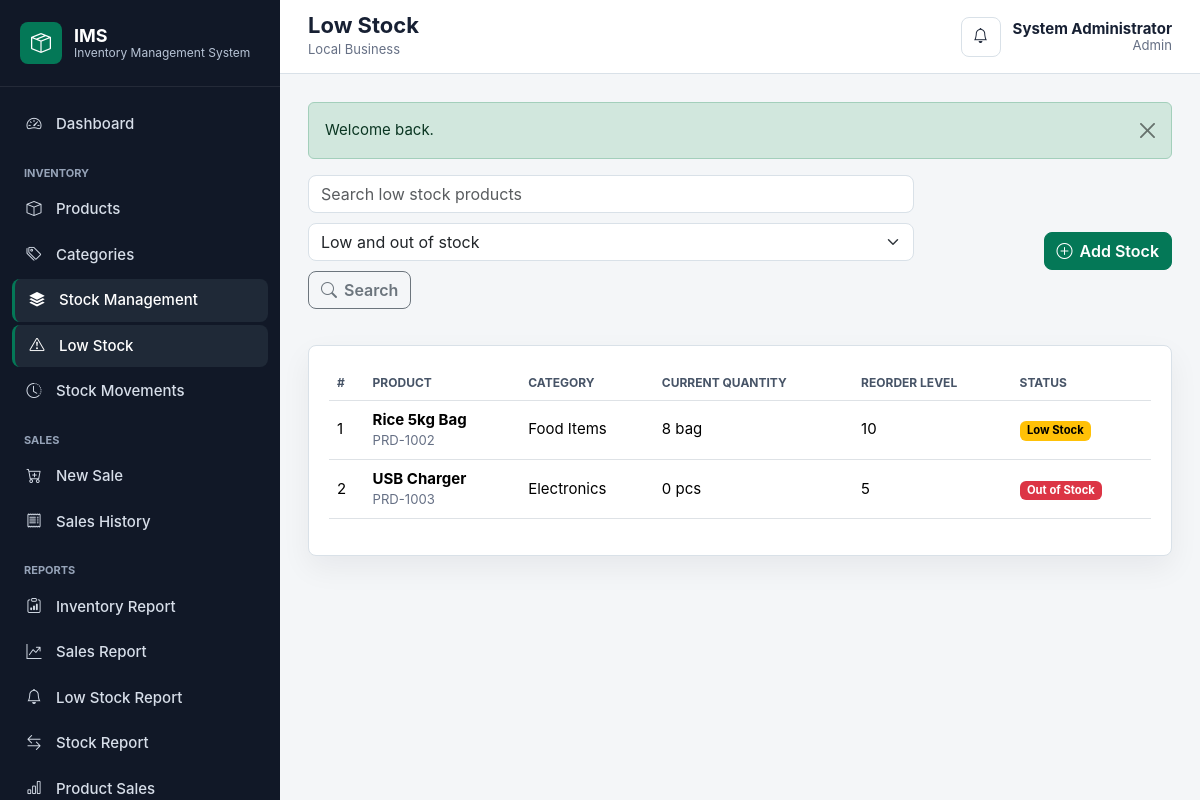
Page /?route=inventory/low-stock (signed in) on the committed database.
### tables this page shows
CREATE TABLE IF NOT EXISTS products (
    id INT UNSIGNED AUTO_INCREMENT PRIMARY KEY,
    product_code VARCHAR(40) NOT NULL,
    product_name VARCHAR(160) NOT NULL,
    category_id INT UNSIGNED NOT NULL,
    description TEXT NULL,
    cost_price DECIMAL(12,2) NOT NULL DEFAULT 0.00,
    selling_price DECIMAL(12,2) NOT NULL DEFAULT 0.00,
    quantity INT NOT NULL DEFAULT 0,
    reorder_level INT NOT NULL DEFAULT 5,
    unit VARCHAR(30) NOT NULL DEFAULT 'pcs',
    status ENUM('active', 'inactive') NOT NULL DEFAULT 'active',
    created_at TIMESTAMP NOT NULL DEFAULT CURRENT_TIMESTAMP,
    updated_at TIMESTAMP NOT NULL DEFAULT CURRENT_TIMESTAMP ON UPDATE CURRENT_TIMESTAMP,
    UNIQUE KEY uq_products_code (product_code),
    INDEX idx_products_name (product_name),
    INDEX idx_products_category (category_id),
    INDEX idx_products_status_stock (status, quantity, reorder_level),
    CONSTRAINT fk_products_category
        FOREIGN KEY (category_id) REFERENCES categories(id)
        ON UPDATE CASCADE ON DELETE RESTRICT
);

CREATE TABLE IF NOT EXISTS categories (
    id INT UNSIGNED AUTO_INCREMENT PRIMARY KEY,
    category_name VARCHAR(120) NOT NULL,
    description TEXT NULL,
    status ENUM('active', 'inactive') NOT NULL DEFAULT 'active',
    created_at TIMESTAMP NOT NULL DEFAULT CURRENT_TIMESTAMP,
    updated_at TIMESTAMP NOT NULL DEFAULT CURRENT_TIMESTAMP ON UPDATE CURRENT_TIMESTAMP,
    UNIQUE KEY uq_categories_name (category_name),
    INDEX idx_categories_status (status)
);

### app/Core/Controller.php (called while the page is built, shortened)
<?php
class Controller
{
    protected function view(string $view, array $data = [], string $layout = 'main'): void
    {
        extract($data, EXTR_SKIP);
        $viewFile = VIEW_PATH . '/' . $view . '.php';
        require $viewFile;
    }
}

### app/Controllers/InventoryController.php (called while the page is built, shortened)
<?php
class InventoryController extends Controller
{
    public function lowStock(): void
    {
        $filters = ['stock' => input('stock', 'low'), 'status' => 'active', 'search' => trim((string) input('search', ''))];
        $page = max(1, (int) input('page', 1));
        $result = (new Product())->paginate($filters, $page, 12);
        $this->view('inventory/low-stock', [
            'title' => 'Low Stock',
            'products' => $result['rows'],
            'filters' => $filters,
            'page' => $page,
            'pages' => $result['pages'],
        ]);
    }
}

### app/Core/Router.php (called while the page is built, shortened)
<?php
class Router
{
    private array $routes = [
        'GET' => [],
        'POST' => [],
    ];
    public function get(string $path, string $action): void
    {
        $this->routes['GET'][$this->normalize($path)] = $action;
    }
    public function post(string $path, string $action): void
    {
        $this->routes['POST'][$this->normalize($path)] = $action;
    }
    public function dispatch(): void
    {
        $method = $_SERVER['REQUEST_METHOD'] ?? 'GET';
        $path = $this->currentPath();
        $action = $this->routes[$method][$path] ?? null;
        [$controllerName, $methodName] = explode('@', $action);
        try {
            $controller = new $class();
            $controller->{$methodName}();
        } catch (\Throwable $exception) {
            app_log_exception($exception);
            if (config('app.debug', false)) {
                http_response_code(500);
                echo '<pre>' . htmlspecialchars((string) $exception, ENT_QUOTES, 'UTF-8') . '</pre>';
                return;
            }
            http_response_code(500);
            $message = 'The application encountered an unexpected error.';
            if ($exception instanceof \PDOException && str_contains($exception->getMessage(), 'doesn\'t exist')) {
                $message = 'Database setup is incomplete. Import database/repair_login_500.sql into the configured database.';
            } elseif (is_admin()) {
                $message = 'Database/application error: ' . $exception->getMessage();
            }
            $this->renderError('500', 'Server Error', $message);
        }
    }
    private function currentPath(): string
    {
        if (isset($_GET['route'])) {
            return $this->normalize((string) $_GET['route']);
        }
        $uriPath = parse_url($_SERVER['REQUEST_URI'] ?? '/', PHP_URL_PATH) ?: '/';
        return $this->normalize($uriPath);
    }
    private function normalize(string $path): string
    {
        $path = trim($path, '/');
        return $path === 'index.php' ? '' : $path;
    }
}

### public/index.php (called while the page is built, shortened)
<?php
require dirname(__DIR__) . '/app/bootstrap.php';
$router = new Router();
$router->get('', 'AuthController@loginForm');
$router->get('login', 'AuthController@loginForm');
$router->post('login', 'AuthController@login');
$router->get('logout', 'AuthController@logout');
$router->get('dashboard', 'DashboardController@index');
$router->get('categories', 'CategoryController@index');
$router->get('categories/create', 'CategoryController@create');
$router->post('categories/store', 'CategoryController@store');
$router->get('categories/edit', 'CategoryController@edit');
$router->post('categories/update', 'CategoryController@update');
$router->post('categories/delete', 'CategoryController@delete');
$router->get('products', 'ProductController@index');
$router->get('products/create', 'ProductController@create');
$router->post('products/store', 'ProductController@store');
$router->get('products/view', 'ProductController@view');
$router->get('products/edit', 'ProductController@edit');
$router->post('products/update', 'ProductController@update');
$router->post('products/delete', 'ProductController@delete');
$router->get('inventory', 'InventoryController@index');
$router->post('inventory/stock-in', 'InventoryController@stockIn');
$router->post('inventory/adjust', 'InventoryController@adjust');
$router->get('inventory/movements', 'InventoryController@movements');
$router->get('inventory/low-stock', 'InventoryController@lowStock');
$router->get('sales', 'SaleController@index');
$router->get('sales/create', 'SaleController@create');
$router->post('sales/store', 'SaleController@store');
$router->get('sales/view', 'SaleController@view');
$router->get('api/products/search', 'SaleController@searchProducts');
$router->get('reports', 'ReportController@index');
$router->get('reports/inventory', 'ReportController@inventory');
$router->get('reports/sales', 'ReportController@sales');
$router->get('reports/low-stock', 'ReportController@lowStock');
$router->get('reports/stock-movements', 'ReportController@stockMovements');
$router->get('reports/product-sales', 'ReportController@productSales');
$router->get('users', 'UserController@index');
$router->get('users/create', 'UserController@create');
$router->post('users/store', 'UserController@store');
$router->get('users/edit', 'UserController@edit');
$router->post('users/update', 'UserController@update');
$router->post('users/delete', 'UserController@delete');
$router->get('profile', 'ProfileController@index');
$router->post('profile/update', 'ProfileController@update');
$router->post('profile/password', 'ProfileController@password');
$router->get('settings', 'SettingsController@index');
$router->post('settings/update', 'SettingsController@update');
$router->dispatch();

### app/Models/Model.php (called while the page is built, shortened)
<?php
abstract class Model
{
    public function __construct()
    {
        $this->db = Database::connection();
    }
}

### app/bootstrap.php (called while the page is built, shortened)
<?php
spl_autoload_register(function (string $class): void {
    $prefix = 'App\\';
    $relative = substr($class, strlen($prefix));
    $file = APP_PATH . DIRECTORY_SEPARATOR . str_replace('\\', DIRECTORY_SEPARATOR, $relative) . '.php';
});
require APP_PATH . '/helpers/functions.php';

### app/Core/Database.php (called while the page is built, shortened)
<?php
class Database
{
    private static ?PDO $connection = null;
    public static function connection(): PDO
    {
        if (self::$connection instanceof PDO) {
            return self::$connection;
        }
        $db = config('database');
        $dsn = sprintf(
            'mysql:host=%s;port=%s;dbname=%s;charset=%s',
            $db['host'],
            $db['port'],
            $db['name'],
            $db['charset']
        );
        try {
            self::$connection = new PDO($dsn, $db['user'], $db['password'], [
                PDO::ATTR_ERRMODE => PDO::ERRMODE_EXCEPTION,
                PDO::ATTR_DEFAULT_FETCH_MODE => PDO::FETCH_ASSOC,
                PDO::ATTR_EMULATE_PREPARES => false,
            ]);
        } catch (PDOException $exception) {
            if (config('app.debug', false)) {
                throw $exception;
            }
            app_log_exception($exception);
            http_response_code(500);
            exit('Database connection error.');
        }
        return self::$connection;
    }
}

### app/Models/Product.php (called while the page is built, shortened)
<?php
class Product extends Model
{
    public function paginate(array $filters, int $page, int $perPage = 10): array
    {
        $offset = ($page - 1) * $perPage;
        [$where, $params] = $this->filterSql($filters);
        $count = $this->db->prepare(
            "SELECT COUNT(*)
             FROM products p
             LEFT JOIN categories c ON c.id = p.category_id
             {$where}"
        );
        $count->execute($params);
        $total = (int) $count->fetchColumn();
        $stmt = $this->db->prepare(
            "SELECT p.*, c.category_name
             FROM products p
             LEFT JOIN categories c ON c.id = p.category_id
             {$where}
             ORDER BY p.created_at DESC
             LIMIT :limit OFFSET :offset"
        );
        foreach ($params as $key => $value) {
            $stmt->bindValue($key, $value);
        }
        $stmt->bindValue('limit', $perPage, \PDO::PARAM_INT);
        $stmt->bindValue('offset', $offset, \PDO::PARAM_INT);
        $stmt->execute();
        return [
            'rows' => $stmt->fetchAll(),
            'total' => $total,
            'pages' => (int) ceil($total / $perPage),
        ];
    }
    private function filterSql(array $filters): array
    {
        $parts = [];
        $params = [];
        if (($filters['status'] ?? '') !== '') {
            $parts[] = 'p.status = :status';
            $params['status'] = $filters['status'];
        }
        if (($filters['stock'] ?? '') === 'low') {
            $parts[] = 'p.quantity <= p.reorder_level';
        }
        return [$parts === [] ? '' : 'WHERE ' . implode(' AND ', $parts), $params];
    }
}

### views/inventory/low-stock.php (the view, shortened to what this page needs)
<section class="page-actions">
    <form class="filter-bar" method="get" action="<?= e(url('inventory/low-stock')) ?>">
        <input class="form-control" name="search" value="<?= e($filters['search']) ?>" placeholder="Search low stock products">
        <select class="form-select" name="stock">
            <option value="low" <?= selected($filters['stock'], 'low') ?>>Low and out of stock</option>
        </select>
        <button class="btn btn-outline-secondary" type="submit"><i class="bi bi-search"></i> Search</button>
    </form>
    <?php if (is_admin()): ?>
        <a class="btn btn-primary" href="<?= e(url('inventory')) ?>"><i class="bi bi-plus-circle"></i> Add Stock</a>
    <?php endif; ?>
</section>
<section class="panel">
    <div class="table-responsive">
        <table class="table table-hover align-middle">
            <thead><tr><th>#</th><th>Product</th><th>Category</th><th>Current Quantity</th><th>Reorder Level</th><th>Status</th></tr></thead>
            <tbody>
                <?php foreach ($products as $index => $product): ?>
                    <tr>
                        <td><?= (($page - 1) * 12) + $index + 1 ?></td>
                        <td><strong><?= e($product['product_name']) ?></strong><span class="d-block text-muted small"><?= e($product['product_code']) ?></span></td>
                        <td><?= e($product['category_name']) ?></td>
                        <td><?= number_format((int) $product['quantity']) ?> <?= e($product['unit']) ?></td>
                        <td><?= number_format((int) $product['reorder_level']) ?></td>
                        <td><?= badge_stock((int) $product['quantity'], (int) $product['reorder_level']) ?></td>
                    </tr>
                <?php endforeach; ?>
            </tbody>
        </table>
    </div>
</section>

### app/helpers/functions.php (shortened to what this page needs)
<?php
function config(?string $key = null, mixed $default = null): mixed
{
    $config = $GLOBALS['config'] ?? [];
    foreach (explode('.', $key) as $segment) {
        $config = $config[$segment];
    }
    return $config;
}
function e(?string $value): string
{
    return htmlspecialchars((string) $value, ENT_QUOTES, 'UTF-8');
}
function app_base_url(): string
{
    $configured = trim((string) config('app.base_url', ''));
    $https = (!empty($_SERVER['HTTPS']) && $_SERVER['HTTPS'] !== 'off') || (($_SERVER['SERVER_PORT'] ?? null) === '443');
    $scheme = $https ? 'https' : 'http';
    $host = $_SERVER['HTTP_HOST'] ?? 'localhost';
    $scriptDir = str_replace('\\', '/', dirname($_SERVER['SCRIPT_NAME'] ?? ''));
    if ($scriptDir === '/' || $scriptDir === '.') {
        $scriptDir = '';
    }
    return rtrim($scheme . '://' . $host . $scriptDir, '/');
}
function url(string $path = '', array $params = []): string
{
    $path = trim($path, '/');
    $base = app_base_url();
    if ($path !== '') {
        $params = ['route' => $path] + $params;
    }
    $query = $params === [] ? '' : '?' . http_build_query($params);
    return $base . '/' . $query;
}
function input(string $key, mixed $default = null): mixed
{
    return $_POST[$key] ?? $_GET[$key] ?? $default;
}
function current_user(): ?array
{
    return $_SESSION['user'] ?? null;
}
function is_admin(): bool
{
    return (current_user()['role'] ?? null) === 'admin';
}
function badge_stock(int $quantity, int $reorderLevel): string
{
    if ($quantity <= 0) {
        return '<span class="badge text-bg-danger">Out of Stock</span>';
    }
    if ($quantity <= $reorderLevel) {
        return '<span class="badge text-bg-warning">Low Stock</span>';
    }
    return '<span class="badge text-bg-success">In Stock</span>';
}
function selected(mixed $left, mixed $right): string
{
    return (string) $left === (string) $right ? 'selected' : '';
}

### public/assets/css/app.css (style rules this page uses)
:root { --primary: #047857; --primary-dark: #065f46; --sidebar: #111827; --sidebar-soft: #1f2937; --body-bg: #f4f6f8; --surface: #ffffff; --border: #d9e1e8; --text: #172033; --muted: #667085; --warning: #f59e0b; --danger: #dc2626; --info: #0284c7; --radius: 8px; }
* { box-sizing: border-box; }
body { margin: 0; background: var(--body-bg); color: var(--text); font-family: Inter, "Segoe UI", Arial, sans-serif; font-size: 15px; }
a { text-decoration: none; }
.auth-card, .panel, .metric-card, .empty-state { background: var(--surface); border: 1px solid var(--border); border-radius: var(--radius); box-shadow: 0 12px 30px rgba(16, 24, 40, 0.06); }
.user-chip small, .text-muted { color: var(--muted) !important; }
.page-actions, .filter-bar { display: flex; gap: 10px; align-items: center; justify-content: space-between; margin-bottom: 18px; flex-wrap: wrap; }
.panel { padding: 20px; margin-bottom: 20px; }
.btn { border-radius: var(--radius); display: inline-flex; align-items: center; justify-content: center; gap: 7px; font-weight: 600; }
.btn-primary { --bs-btn-bg: var(--primary); --bs-btn-border-color: var(--primary); --bs-btn-hover-bg: var(--primary-dark); --bs-btn-hover-border-color: var(--primary-dark); }
.form-control, .form-select { border-radius: var(--radius); border-color: var(--border); }
.table { margin: 0; }
.table th { color: #475467; font-size: 12px; text-transform: uppercase; letter-spacing: 0; white-space: nowrap; }
.table td { vertical-align: middle; }

### rows in the picture
products: index "1", product_name "Rice 5kg Bag", product_code "PRD-1002", category.category_name "Food Items", quantity "8", unit "bag", reorder_level "10", shows "Low Stock"
products: index "2", product_name "USB Charger", product_code "PRD-1003", category.category_name "Electronics", quantity "0", unit "pcs", reorder_level "5", shows "Out of Stock"

### other values in the picture
$title "Low Stock"
setting('business_name', 'Local Business') "Local Business"
$user['full_name'] "System Administrator"
$user['role'] "Admin"
$flash['message'] "Welcome back."
